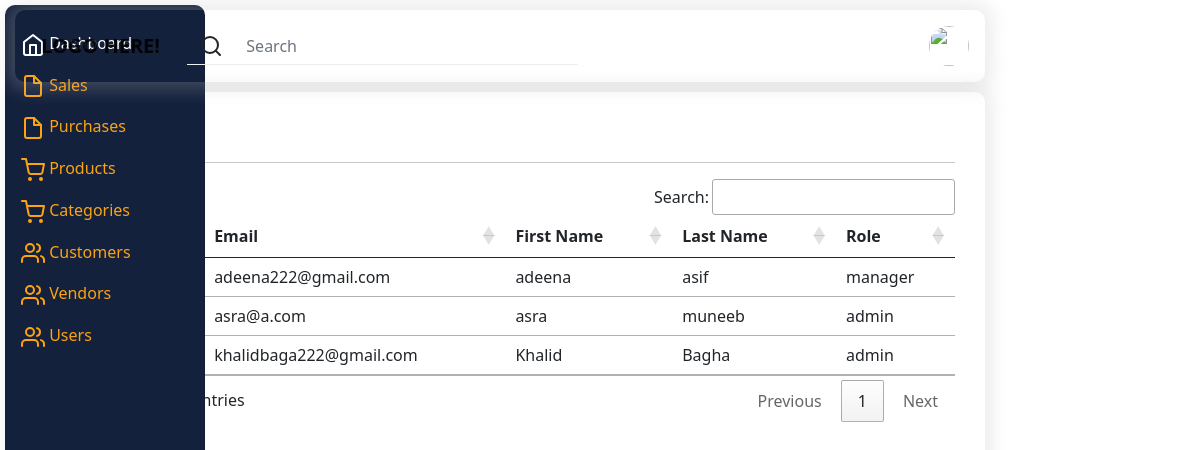
Page /users/view.php (signed in) on the committed database.
### tables this page shows
CREATE TABLE `users` (
  `UserID` int(11) NOT NULL,
  `Username` varchar(255) DEFAULT NULL,
  `Password` varchar(255) DEFAULT NULL,
  `FirstName` varchar(255) DEFAULT NULL,
  `LastName` varchar(255) DEFAULT NULL,
  `Email` varchar(255) DEFAULT NULL,
  `UserRole` varchar(50) DEFAULT NULL
);

### users/view.php (the view, shortened to what this page needs)
<link rel="stylesheet" href="https://cdn.datatables.net/1.13.7/css/jquery.dataTables.css" />
<?php
include('../session.php');
include('../templates/header.php');
$sql = "SELECT * FROM users";
$result = $conn->query($sql);
if ($result->num_rows > 0) {
    echo "<h5>All users <a style='color:red;font-size:20px;text-decoration:none' href='/inventory_management/users/adduser.php'>+</a></h5><hr/>";
    echo "<table class='table ' id='customerTable'>";
    echo "<thead><tr><th>Username</th><th>Email</th><th>First Name</th><th>Last Name</th><th>Role</th></tr></thead>";
    while ($row = $result->fetch_assoc()) {
        echo "<tr>";
        echo "<td>" . $row["Username"] . "</td>";
        echo "<td>" . $row["Email"] . "</td>";
        echo "<td>" . $row["FirstName"] . "</td>";
        echo "<td>" . $row["LastName"] . "</td>";
        echo "<td>" . $row["UserRole"] . "</td>";
        echo "</tr>";
    }
    echo "</table>";
} else {
    echo "No vendors found.";
}
?>

### templates/css/dashboard.css (style rules this page uses)
html, body { height: 100%; background-color: #FFFFFF; }

### rows in the picture
users: Email "khalidbaga222@gmail.com", FirstName "Khalid", LastName "Bagha", UserRole "admin"
users: Email "asra@a.com", FirstName "asra", LastName "muneeb", UserRole "admin"
users: Email "adeena222@gmail.com", FirstName "adeena", LastName "asif", UserRole "manager"
